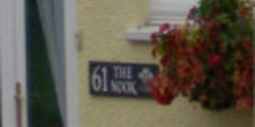
#> input picture data/100.png, 255 x 127 px; its folder holds only this picture in this run
$ python main.py
#> lines starting #> are read from the running program, lines starting #| are printed output that depends on the picture
#> in image_fft, img_origin is the input picture: shape (127, 255, 3); mean B, G, R 76.6, 89.9, 96.4
### utils.py
import numpy as np
import cv2
import os

from fourier_transform import *


def img_FFT(img):
    if len(img.shape) == 2 or len(img.shape) == 3:
        return FFT_2D(img)
    else:
        raise ValueError("Please input a gray or RGB image!")


def img_FFT_inverse(img):
    if len(img.shape) == 2 or len(img.shape) == 3:
        return inverseFFT_2D(img)
    else:
        raise ValueError("Please input a gray or RGB image!")


def findpower2(num):
    """find the nearest number that is the power of 2"""
#> called with num = 127
    if num & (num-1) == 0:
        return num

    bin_num = bin(num)
#> bin_num = '0b1111111'
    origin_bin_num = str(bin_num)[2:]
#> origin_bin_num = '1111111'
    near_power2 = pow(10, len(origin_bin_num))
#> near_power2 = 10000000
    near_power2 = "0b" + str(near_power2)
#> near_power2 = '0b10000000'
    near_power2 = int(near_power2, base=2)
#> near_power2 = 128

    return near_power2


def image_padding(img):
    """ padding the image size to power of 2, for fft computation requirement"""
    if len(img.shape) == 2 or len(img.shape) == 3:
        h, w = img.shape[0], img.shape[1]

        h_pad = findpower2(h)-h
#> h_pad = 1
        w_pad = findpower2(w)-w
#> w_pad = 1

        img = np.pad(img, pad_width=((0, h_pad), (0, w_pad), (0, 0)), mode='constant')
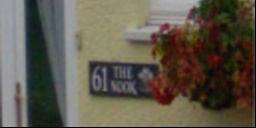
#> img: shape (128, 256, 3); mean of channels 0, 1, 2 75.7, 88.9, 95.2; drawn as B, G, R

        return img


def image_fft(img_path, result_folder_path="result/"):
    """ read, padding, fft, cut to origin size and save """
    data_root, img_name = os.path.split(img_path)

    if img_name[-3:] != "png" and img_name[-3:] != "tif":
        return 0

    if not os.path.exists(result_folder_path):
        os.mkdir(result_folder_path)

    img_origin = cv2.imread(img_path)
    img = image_padding(img_origin)

    img_fft = img_FFT(img)

    if len(img_origin) == 2:
        img_fft = img_fft[:img_origin.shape[0], :img_origin.shape[1]]
    else:
        img_fft = img_fft[:img_origin.shape[0], :img_origin.shape[1], :]

    img_fft_complex = img_fft.copy()

    # save real value for human seeing
    img_fft = np.real(img_fft)
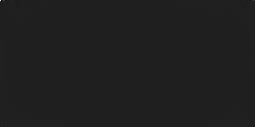
#> img_fft: shape (127, 255, 3) float64; mean of channels 0, 1, 2 177.6, 177.8, 181.7; drawn with min black and max white
    name, _ = img_name.split(".")
    save_img_name = result_folder_path + name + "_fft.png"
    cv2.imwrite(save_img_name, img_fft)
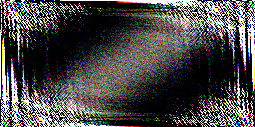
#> saved as 100_fft.png: shape (127, 255, 3); mean B, G, R 71, 71.9, 72.7

    return img_fft_complex


def image_fft_inverse(img_fft_complex, img_path, result_folder_path="result/"):
    """ inverse the read fft_img, cut to origin size and save """
    if not os.path.exists(result_folder_path):
        os.mkdir(result_folder_path)
    _, img_name = os.path.split(img_path)

    img_fft = image_padding(img_fft_complex)

    img_origin = img_FFT_inverse(img_fft)
    img_ifft = np.real(img_origin)

    name, _ = img_name.split(".")
    save_img_name = result_folder_path + name + "_inverse.png"

    if len(img_origin) == 2:
        img_ifft = img_ifft[:img_fft_complex.shape[0], :img_fft_complex.shape[1]]
    else:
        img_ifft = img_ifft[:img_fft_complex.shape[0], :img_fft_complex.shape[1], :]

    cv2.imwrite(save_img_name, img_ifft)

    return img_origin


# [14 lines that do not run on import are left out]
    # print(np.fft.fft(x))

    # print(np.allclose(np.fft.fft(x), np.fft.fft2(x)))

### fourier_transform.py
import numpy as np


def DFT_1D(fx):
    fx = np.asarray(fx, dtype=complex)
    M = fx.shape[0]
    fu = fx.copy()

    for i in range(M):
        u = i
        sum = 0
        for j in range(M):
            x = j
            tmp = fx[x]*np.exp(-2j*np.pi*x*u*np.divide(1, M, dtype=complex))
            sum += tmp
        # print(sum)
        fu[u] = sum
    # print(fu)

    return fu


# [15 lines left out: function inverseDFT_1D, not called in this run]


def FFT_1D(fx):
    """ use recursive method to speed up"""
    fx = np.asarray(fx, dtype=complex)
    M = fx.shape[0]
    minDivideSize = 4

    if M % 2 != 0:
        raise ValueError("the input size must be 2^n")

    if M <= minDivideSize:
        return DFT_1D(fx)
    else:
        fx_even = FFT_1D(fx[::2])  # compute the even part
        fx_odd = FFT_1D(fx[1::2])  # compute the odd part
        W_ux_2k = np.exp(-2j * np.pi * np.arange(M) / M)

        f_u = fx_even + fx_odd * W_ux_2k[:M//2]

        f_u_plus_k = fx_even + fx_odd * W_ux_2k[M//2:]

        fu = np.concatenate([f_u, f_u_plus_k])

    return fu


def inverseFFT_1D(fu):
    """ use recursive method to speed up"""
    fu = np.asarray(fu, dtype=complex)
    fu_conjugate = np.conjugate(fu)

    fx = FFT_1D(fu_conjugate)

    fx = np.conjugate(fx)
    fx = fx / fu.shape[0]

    return fx


def FFT_2D(fx):
    h, w = fx.shape[0], fx.shape[1]

    fu = np.zeros(fx.shape, dtype=complex)

    if len(fx.shape) == 2:
        for i in range(h):
            fu[i, :] = FFT_1D(fx[i, :])

        for i in range(w):
            fu[:, i] = FFT_1D(fu[:, i])
    elif len(fx.shape) == 3:
        for ch in range(3):
            fu[:, :, ch] = FFT_2D(fx[:, :, ch])

    return fu


# [18 lines left out: function inverseDFT_2D, not called in this run]


def inverseFFT_2D(fu):
    h, w = fu.shape[0], fu.shape[1]

    fx = np.zeros(fu.shape, dtype=complex)

    if len(fu.shape) == 2:
        for i in range(h):
            fx[i, :] = inverseFFT_1D(fu[i, :])

        for i in range(w):
            fx[:, i] = inverseFFT_1D(fx[:, i])

    elif len(fu.shape) == 3:
        for ch in range(3):
            fx[:, :, ch] = inverseFFT_2D(fu[:, :, ch])

    fx = np.real(fx)
    return fx

### main.py
import numpy as np
from utils import *
import cv2
import os

if __name__ == '__main__':

    # img_path = "data/100.png"
    # fft_img = image_fft(img_path)
    # image_fft_inverse(fft_img, img_path)

    data_root = "data/"
    result_root = "result/"
    index = 1
    img_list = os.listdir(data_root)
    img_list.sort()
    num = len(img_list)
    for img_name in img_list:
        print("[ %d / %d ] Processing %s" % (index, num, img_name))
        img_path = os.path.join(data_root, img_name)

        fft_img = image_fft(img_path)

        if not isinstance(fft_img, int):
            print("fft done")

#> (the run stopped early here; a loop or call above may not have finished)
